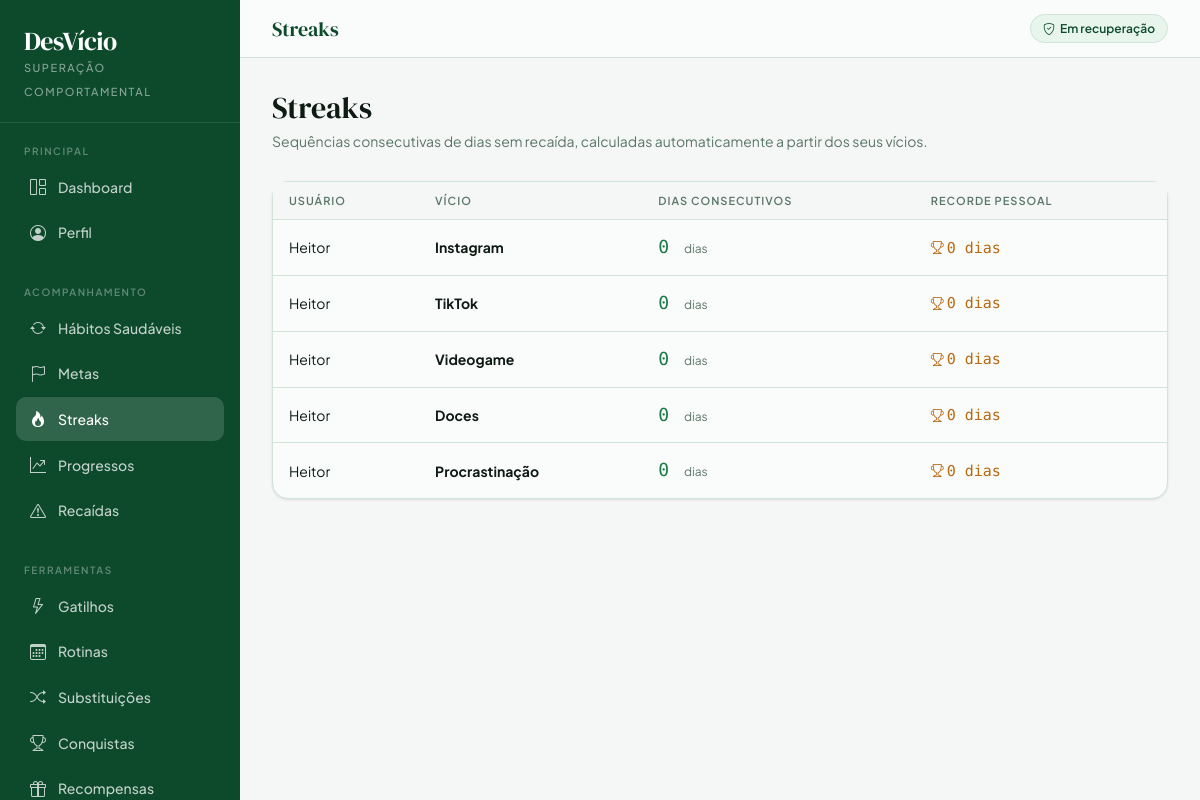
Page /streaks/ (signed in) on the committed database.
### app/models.py (models this page shows, shortened)
class Usuario(models.Model):
    nome = models.CharField(max_length=100)
    username = models.CharField(max_length=50, unique=True)
    senha_hash = models.CharField(max_length=128)
    apelido = models.CharField(max_length=50, blank=True)
    objetivo_pessoal = models.CharField(max_length=200, blank=True, default='Superar meus vícios')
    nivel_progresso = models.IntegerField(default=1)
    data_cadastro = models.DateTimeField(auto_now_add=True)

class Vicio(models.Model):
    NIVEL_CHOICES = [
        ('Baixo', 'Baixo'),
        ('Médio', 'Médio'),
        ('Alto', 'Alto'),
        ('Muito Alto', 'Muito Alto'),
    ]
    usuario = models.ForeignKey(Usuario, on_delete=models.CASCADE, related_name='vicios')
    categoria = models.ForeignKey(Categoria, on_delete=models.SET_NULL, null=True, blank=True)
    nome = models.CharField(max_length=100)
    descricao = models.TextField(blank=True)
    nivel_dependencia = models.CharField(max_length=20, choices=NIVEL_CHOICES, default='Médio')
    data_inicio_jornada = models.DateField(default=timezone.now)
    @property
    def dias_sem_vicio(self):
        ultima_recaida = self.recaidas.order_by('-data').first()
        data_base = ultima_recaida.data if ultima_recaida else self.data_inicio_jornada
        delta = (timezone.now().date() - data_base).days
        return max(delta, 0)
    @property
    def streak_atual(self):
        return self.dias_sem_vicio
    @property
    def recorde_pessoal(self):
        recaidas = list(self.recaidas.order_by('data'))
        if not recaidas:
            return self.streak_atual
        maior = 0
        data_anterior = self.data_inicio_jornada
        for r in recaidas:
            intervalo = (r.data - data_anterior).days
            maior = max(maior, intervalo)
            data_anterior = r.data
        maior = max(maior, self.streak_atual)
        return maior

### app/views.py (the view)
    def wrapper(request, *args, **kwargs):
        if not usuario_logado(request):
            messages.warning(request, 'Você precisa entrar para acessar essa página.')
            return redirect('login')
        return view_func(request, *args, **kwargs)

### app/views.py (called while the page is built)
def usuario_logado(request):
    user_id = request.session.get('usuario_id')
    if not user_id:
        return None
    return Usuario.objects.filter(id=user_id).first()

def login_obrigatorio(view_func):
    def wrapper(request, *args, **kwargs):
        if not usuario_logado(request):
            messages.warning(request, 'Você precisa entrar para acessar essa página.')
            return redirect('login')
        return view_func(request, *args, **kwargs)
    return wrapper

@login_obrigatorio
def streaks_view(request):
    usuario = usuario_logado(request)
    vicios = Vicio.objects.filter(usuario=usuario)
    streaks = [
        {
            'usuario': usuario.nome,
            'vicio': vicio.nome,
            'dias_consecutivos': vicio.streak_atual,
            'recorde': vicio.recorde_pessoal,
        }
        for vicio in vicios
    ]
    return render(request, 'streaks.html', {'streaks': streaks})

### app/templates/streaks.html (shortened to what this page needs)
{% extends 'base.html' %}
{% block topbar_title %}Streaks{% endblock %}
{% block nav_streaks %}active{% endblock %}
{% block content %}
<div class="page-header">
    <h1>Streaks</h1>
    <p>Sequências consecutivas de dias sem recaída, calculadas automaticamente a partir dos seus vícios.</p>
</div>
<div class="card-clean">
    <div class="table-responsive">
        <table class="table-clean">
            <thead>
                <tr>
                    <th>Usuário</th>
                    <th>Vício</th>
                    <th>Dias Consecutivos</th>
                    <th>Recorde Pessoal</th>
                </tr>
            </thead>
            <tbody>
                {% for streak in streaks %}
                <tr>
                    <td>{{ streak.usuario }}</td>
                    <td><strong>{{ streak.vicio }}</strong></td>
                    <td>
                        <span style="font-family:var(--font-mono); font-size:18px; font-weight:500; color:var(--sage)">
                            {{ streak.dias_consecutivos }}
                        </span>
                        <span style="font-size:12px; color:var(--muted); margin-left:4px">dias</span>
                    </td>
                    <td>
                        <span style="font-family:var(--font-mono); font-size:15px; color:var(--amber)">
                            <i class="bi bi-trophy" style="font-size:13px; margin-right:3px"></i>{{ streak.recorde }} dias
                        </span>
                    </td>
                </tr>
                {% endfor %}
            </tbody>
        </table>
    </div>
</div>
{% endblock %}

### app/templates/base.html (style rules this page uses)
:root { --ink: #0e1a14; --forest: #0d4a2b; --sage: #1a7a45; --mint: #3cb870; --pale: #e8f5ed; --paper: #f4f7f5; --cream: #fafcfb; --rule: #d0e4d8; --muted: #5a7568; --danger: #c0392b; --amber: #b8680f; --gold: #e8a020; --radius-sm: 6px; --radius-md: 10px; --radius-lg: 16px; --radius-xl: 24px; --shadow-sm: 0 1px 3px rgba(0,0,0,.07), 0 1px 2px rgba(0,0,0,.04); --shadow-md: 0 4px 12px rgba(13,74,43,.08), 0 2px 4px rgba(0,0,0,.04); --font-serif: 'DM Serif Display', Georgia, serif; --font-sans: 'Plus Jakarta Sans', system-ui, sans-serif; --font-mono: 'DM Mono', monospace; }
*, *::before, *::after { box-sizing: border-box; }
body { background: var(--paper); color: var(--ink); font-family: var(--font-sans); font-size: 15px; line-height: 1.6; margin: 0; }
.card-clean { background: var(--cream); border: 1px solid var(--rule); border-radius: var(--radius-lg); box-shadow: var(--shadow-sm); }
.table-clean { width: 100%; border-collapse: collapse; font-size: 14px; }
.table-clean thead th { font-size: 11px; font-weight: 600; text-transform: uppercase; letter-spacing: 1px; color: var(--muted); padding: 10px 16px; background: var(--paper); border-bottom: 1px solid var(--rule); text-align: left; white-space: nowrap; }
.table-clean tbody tr { border-bottom: 1px solid var(--rule); transition: background .1s; }
.table-clean tbody tr:last-child { border-bottom: none; }
.table-clean td { padding: 13px 16px; color: var(--ink); vertical-align: middle; }
.page-header { margin-bottom: 28px; }
.page-header h1 { font-family: var(--font-serif); font-size: 30px; color: var(--ink); margin: 0 0 4px; }
.page-header p { color: var(--muted); font-size: 14px; margin: 0; }

### rows in the picture
Usuario: usuario "Heitor" "Heitor" "Heitor" "Heitor" "Heitor"
Vicio: vicio "Instagram"
Vicio: vicio "TikTok"
Vicio: vicio "Videogame"
Vicio: vicio "Doces"
Vicio: vicio "Procrastinação"

### other values in the picture
{{ streak.dias_consecutivos }} "0" "0" "0" "0" "0"
{{ streak.recorde }} "0" "0" "0" "0" "0"
